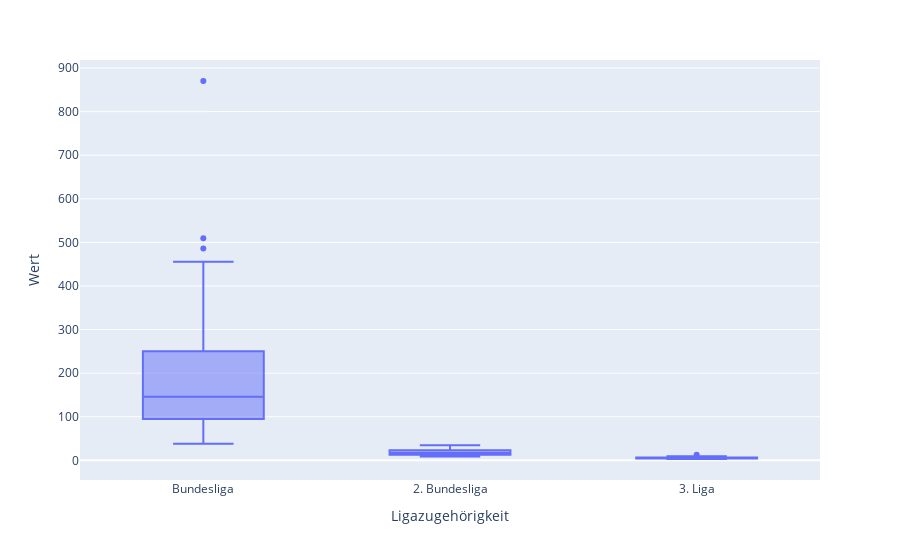

This figure's notebook cell:
### Code cell
import plotly.express as px

fig = px.box(data_raw, x = 'Ligazugehörigkeit', y = 'Wert')
fig.show()

### Figure 1 — Plotly figure (JSON) as saved in the notebook; plotly's stock layout.template omitted (floating-point values rounded to 4 significant figures)
{"data": [{"alignmentgroup": "True", "hovertemplate": "Ligazugehörigkeit=%{x}<br>Wert=%{y}<extra></extra>", "legendgroup": "", "marker": {"color": "#636efa"}, "name": "", "notched": false, "offsetgroup": "", "orientation": "v", "showlegend": false, "type": "box", "x": ["Bundesliga", "Bundesliga", "Bundesliga", "Bundesliga", "Bundesliga", "Bundesliga", "Bundesliga", "Bundesliga", "Bundesliga", "Bundesliga", "Bundesliga", "Bundesliga", "Bundesliga", "Bundesliga", "Bundesliga", "Bundesliga", "Bundesliga", "Bundesliga", "2. Bundesliga", "2. Bundesliga", "2. Bundesliga", "2. Bundesliga", "2. Bundesliga", "2. Bundesliga", "2. Bundesliga", "2. Bundesliga", "2. Bundesliga", "2. Bundesliga", "2. Bundesliga", "2. Bundesliga", "2. Bundesliga", "2. Bundesliga", "2. Bundesliga", "2. Bundesliga", "2. Bundesliga", "2. Bundesliga", "3. Liga", "3. Liga", "3. Liga", "3. Liga", "3. Liga", "3. Liga", "3. Liga", "3. Liga", "3. Liga", "3. Liga", "3. Liga", "3. Liga", "3. Liga", "3. Liga", "3. Liga", "3. Liga", "3. Liga", "3. Liga", "3. Liga", "3. Liga"], "x0": " ", "xaxis": "x", "y": [870.2, 509.4, 455.4, 486.2, 239.7, 250.2, 176.4, 178.9, 149.6, 142.1, 112.2, 127.3, 99.1, 94.7, 91.73, 65.45, 62.65, 38, 34.85, 31.1, 24.55, 23.5, 19.55, 22.6, 23.25, 18.93, 16.95, 16.65, 16.38, 16.38, 13.15, 12.1, 13, 9.45, 11.1, 8.83, 13.05, 9.18, 8.43, 6.23, 7.53, 6.65, 5.73, 5.55, 6.6, 6.15, 5.6, 5.53, 4.68, 4.05, 3.68, 3.95, 3.93, 3.8, 3.25, 3.06], "y0": " ", "yaxis": "y"}], "layout": {"boxmode": "group", "legend": {"tracegroupgap": 0}, "margin": {"t": 60}, "xaxis": {"anchor": "y", "domain": [0, 1], "title": {"text": "Ligazugehörigkeit"}}, "yaxis": {"anchor": "x", "domain": [0, 1], "title": {"text": "Wert"}}}}
